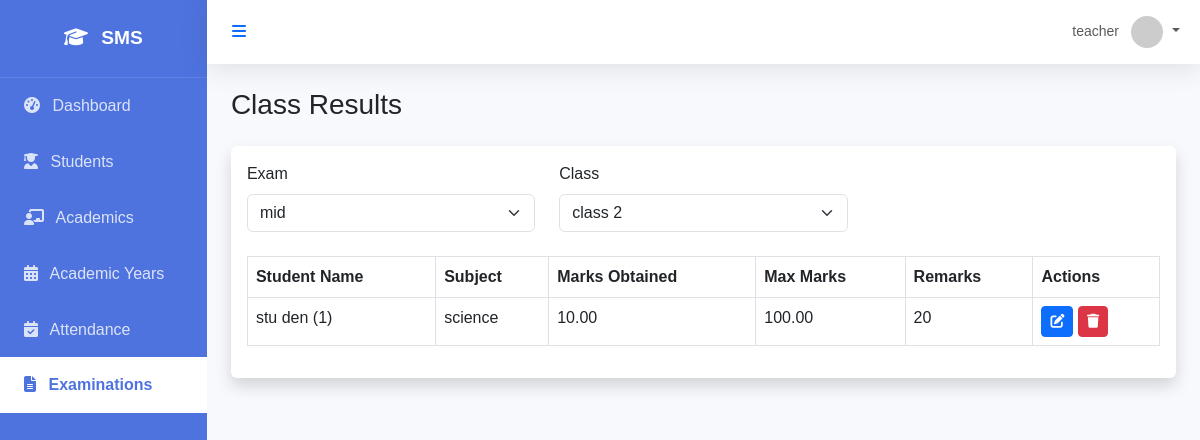
Page /examination/results/class/?exam_id=3&class_id=3 (signed in) on the committed database.
### core/models.py (models this page shows, shortened)
class User(AbstractUser):
    class Role(models.TextChoices):
        SUPER_ADMIN = "SUPER_ADMIN", "Super Admin"
        SCHOOL_ADMIN = "SCHOOL_ADMIN", "School Admin"
        ACADEMIC_ADMIN = "ACADEMIC_ADMIN", "Academic Admin"
        TEACHER = "TEACHER", "Teacher"
        STUDENT = "STUDENT", "Student"
        PARENT = "PARENT", "Parent"
        ACCOUNTANT = "ACCOUNTANT", "Accountant"
        LIBRARIAN = "LIBRARIAN", "Librarian"
        RECEPTIONIST = "RECEPTIONIST", "Receptionist"
        HR_MANAGER = "HR_MANAGER", "HR Manager"
    role = models.CharField(max_length=50, choices=Role.choices, default=Role.STUDENT)
    objects = CustomUserManager()

### examination/models.py (models this page shows, shortened)
class Result(models.Model):
    exam = models.ForeignKey(Exam, on_delete=models.CASCADE)
    student = models.ForeignKey(Student, on_delete=models.CASCADE, related_name='results')
    subject = models.ForeignKey(Subject, on_delete=models.CASCADE)
    marks_obtained = models.DecimalField(max_digits=5, decimal_places=2)
    max_marks = models.DecimalField(max_digits=5, decimal_places=2, default=100.00)
    remarks = models.CharField(max_length=255, blank=True)
    created_at = models.DateTimeField(auto_now_add=True)
    updated_at = models.DateTimeField(auto_now=True)
    class Meta:
        unique_together = ['exam', 'student', 'subject']

### students/models.py (models this page shows, shortened)
class Student(models.Model):
    user = models.OneToOneField(settings.AUTH_USER_MODEL, on_delete=models.CASCADE, related_name='student_profile')
    admission_number = models.CharField(max_length=50, unique=True)
    admission_date = models.DateField()
    roll_number = models.IntegerField(null=True, blank=True)
    date_of_birth = models.DateField()
    gender = models.CharField(max_length=10, choices=[('M', 'Male'), ('F', 'Female'), ('O', 'Other')])
    blood_group = models.CharField(max_length=5, blank=True)
    address = models.TextField()
    phone_number = models.CharField(max_length=15, blank=True)
    current_class = models.ForeignKey('academics.Class', on_delete=models.SET_NULL, null=True, blank=True, related_name='students')
    section = models.ForeignKey('academics.Section', on_delete=models.SET_NULL, null=True, blank=True, related_name='students')
    created_at = models.DateTimeField(auto_now_add=True)
    updated_at = models.DateTimeField(auto_now=True)

### academics/models.py (models this page shows, shortened)
class Subject(models.Model):
    name = models.CharField(max_length=100)
    code = models.CharField(max_length=20, unique=True)
    classes = models.ManyToManyField(Class, related_name='subjects')
    is_elective = models.BooleanField(default=False)

### examination/views.py (the view)
# urls.py: path('results/class/', class_results, name='class_results'),
@login_required
@user_passes_test(lambda u: u.role in [User.Role.SUPER_ADMIN, User.Role.SCHOOL_ADMIN, User.Role.TEACHER])
def class_results(request):
    exams = Exam.objects.all()
    classes = Class.objects.all()
    selected_exam_id = request.GET.get('exam_id')
    selected_class_id = request.GET.get('class_id')
    results = []
    if selected_exam_id and selected_class_id:
        results = Result.objects.filter(
            exam_id=selected_exam_id,
            student__current_class_id=selected_class_id
        ).select_related('student', 'subject').order_by('student__user__first_name', 'student__user__last_name', 'subject__name')
    return render(request, 'examination/class_results.html', {
        'exams': exams,
        'classes': classes,
        'results': results,
        'selected_exam_id': int(selected_exam_id) if selected_exam_id else None,
        'selected_class_id': int(selected_class_id) if selected_class_id else None,
    })

### templates/examination/class_results.html (shortened to what this page needs)
{% extends 'base.html' %}
{% block content %}
<div class="d-sm-flex align-items-center justify-content-between mb-4">
    <h1 class="h3 mb-0 text-gray-800">Class Results</h1>
</div>
<div class="card shadow mb-4">
    <div class="card-body">
        <form method="get" class="row mb-4">
            <div class="col-md-4">
                <label class="form-label">Exam</label>
                <select name="exam_id" class="form-select" onchange="this.form.submit()">
                    {% for exam in exams %}
                    <option value="{{ exam.id }}" {% if selected_exam_id == exam.id %}selected{% endif %}>{{ exam.name }}</option>
                    {% endfor %}
                </select>
            </div>
            <div class="col-md-4">
                <label class="form-label">Class</label>
                <select name="class_id" class="form-select" onchange="this.form.submit()">
                    {% for class in classes %}
                    <option value="{{ class.id }}" {% if selected_class_id == class.id %}selected{% endif %}>{{ class.name }}</option>
                    {% endfor %}
                </select>
            </div>
        </form>
        {% if results %}
        <div class="table-responsive">
            <table class="table table-bordered">
                <thead>
                    <tr>
                        <th>Student Name</th>
                        <th>Subject</th>
                        <th>Marks Obtained</th>
                        <th>Max Marks</th>
                        <th>Remarks</th>
                        <th>Actions</th>
                    </tr>
                </thead>
                <tbody>
                    {% for result in results %}
                    <tr>
                        <td>{{ result.student.user.get_full_name }} ({{ result.student.admission_number }})</td>
                        <td>{{ result.subject.name }}</td>
                        <td>{{ result.marks_obtained }}</td>
                        <td>{{ result.max_marks }}</td>
                        <td>{{ result.remarks }}</td>
                        <td>
                            <a href="{% url 'result_edit' result.pk %}" class="btn btn-sm btn-primary">
                                <i class="fas fa-edit"></i>
                            </a>
                            <a href="{% url 'result_delete' result.pk %}" class="btn btn-sm btn-danger">
                                <i class="fas fa-trash"></i>
                            </a>
                        </td>
                    </tr>
                    {% endfor %}
                </tbody>
            </table>
        </div>
        {% elif selected_exam_id and selected_class_id %}
        <div class="alert alert-info">
            No results found for the selected exam and class.
        </div>
        {% endif %}
    </div>
</div>
{% endblock %}

### templates/base.html (shortened to what this page needs)
<!DOCTYPE html>
<html lang="en">
<head>
    <link href="https://cdn.jsdelivr.net/npm/bootstrap@5.3.0/dist/css/bootstrap.min.css" rel="stylesheet">
    <link href="https://cdnjs.cloudflare.com/ajax/libs/font-awesome/6.4.0/css/all.min.css" rel="stylesheet">
</head>
<body x-data="{ sidebarOpen: true }">
    <div id="wrapper" :class="{ 'toggled': !sidebarOpen }">
        <div id="sidebar-wrapper" x-show="sidebarOpen" x-transition:enter="transition ease-out duration-300" x-transition:enter-start="opacity-0 transform -translate-x-full" x-transition:enter-end="opacity-100 transform translate-x-0" x-transition:leave="transition ease-in duration-300" x-transition:leave-start="opacity-100 transform translate-x-0" x-transition:leave-end="opacity-0 transform -translate-x-full">
            <div class="sidebar-heading">
                <i class="fas fa-graduation-cap me-2"></i> SMS
            </div>
            <div class="list-group list-group-flush">
                <a href="{% url 'dashboard' %}" class="list-group-item list-group-item-action {% if request.resolver_match.url_name == 'dashboard' %}active{% endif %}">
                    <i class="fas fa-tachometer-alt me-2"></i> Dashboard
                </a>
                {% if user.role == 'SUPER_ADMIN' or user.role == 'SCHOOL_ADMIN' or user.role == 'TEACHER' or user.role == 'ACADEMIC_ADMIN' %}
                <a href="{% url 'student_list' %}" class="list-group-item list-group-item-action {% if 'students' in request.path %}active{% endif %}">
                    <i class="fas fa-user-graduate me-2"></i> Students
                </a>
                {% endif %}
                {% if user.role == 'SUPER_ADMIN' or user.role == 'SCHOOL_ADMIN' or user.role == 'TEACHER' or user.role == 'ACADEMIC_ADMIN' or user.role == 'STUDENT' %}
                <a href="{% url 'class_list' %}" class="list-group-item list-group-item-action {% if 'academics' in request.path and 'academic-years' not in request.path %}active{% endif %}">
                    <i class="fas fa-chalkboard-teacher me-2"></i> Academics
                </a>
                <a href="{% url 'academic_year_list' %}" class="list-group-item list-group-item-action {% if 'academic-years' in request.path %}active{% endif %}">
                    <i class="fas fa-calendar-alt me-2"></i> Academic Years
                </a>
                {% endif %}
                <a href="{% url 'attendance_dashboard' %}" class="list-group-item list-group-item-action {% if 'attendance' in request.path %}active{% endif %}">
                    <i class="fas fa-calendar-check me-2"></i> Attendance
                </a>
                <a href="{% url 'exam_list' %}" class="list-group-item list-group-item-action {% if 'examination' in request.path %}active{% endif %}">
                    <i class="fas fa-file-alt me-2"></i> Examinations
                </a>
            </div>
        </div>
        <div id="page-content-wrapper">
            <nav class="navbar navbar-expand-lg navbar-light bg-white mb-4 static-top">
                <div class="container-fluid">
                    <button class="btn btn-link text-primary" @click="sidebarOpen = !sidebarOpen">
                        <i class="fas fa-bars"></i>
                    </button>
                    <ul class="navbar-nav ms-auto">
                        <li class="nav-item dropdown">
                            <a class="nav-link dropdown-toggle" href="#" id="userDropdown" role="button" data-bs-toggle="dropdown" aria-expanded="false">
                                <span class="me-2 d-none d-lg-inline text-gray-600 small">{{ user.username }}</span>
                                <img class="img-profile rounded-circle" src="https://ui-avatars.com/api/?name={{ user.username }}" width="32" height="32">
                            </a>
                        </li>
                    </ul>
                </div>
            </nav>
            <div class="container-fluid px-4">
                {% block content %}{% endblock %}
            </div>
        </div>
    </div>
</body>
</html>

### templates/base.html (style rules this page uses)
:root { --primary-color: #4e73df; --secondary-color: #858796; --success-color: #1cc88a; --info-color: #36b9cc; --warning-color: #f6c23e; --danger-color: #e74a3b; --light-color: #f8f9fc; --dark-color: #5a5c69; }
body { font-family: 'Nunito', sans-serif; background-color: #f8f9fc; overflow-x: hidden; }
#wrapper { display: flex; width: 100%; align-items: stretch; }
#sidebar-wrapper { min-height: 100vh; width: 250px; background-color: var(--primary-color); color: white; transition: all 0.3s ease; }
#sidebar-wrapper .sidebar-heading { padding: 1.5rem; font-size: 1.2rem; font-weight: bold; text-align: center; border-bottom: 1px solid rgba(255, 255, 255, 0.1); }
#sidebar-wrapper .list-group-item { padding: 1rem 1.5rem; background-color: transparent; color: rgba(255, 255, 255, 0.8); border: none; transition: all 0.2s ease; }
#sidebar-wrapper .list-group-item.active { background-color: white; color: var(--primary-color); font-weight: bold; }
#page-content-wrapper { width: 100%; display: flex; flex-direction: column; }
.navbar { box-shadow: 0 .15rem 1.75rem 0 rgba(58,59,69,.15); }
.card { border: none; box-shadow: 0 .15rem 1.75rem 0 rgba(58,59,69,.15); transition: transform 0.2s ease; }

### rows in the picture
User: username "teacher"
Result: student.user.get_full_name "stu den", student.admission_number "1", subject.name "science", marks_obtained "10.00", max_marks "100.00", remarks "20"

### other values in the picture
form field exam_id "mid"
form field class_id "class 2"
